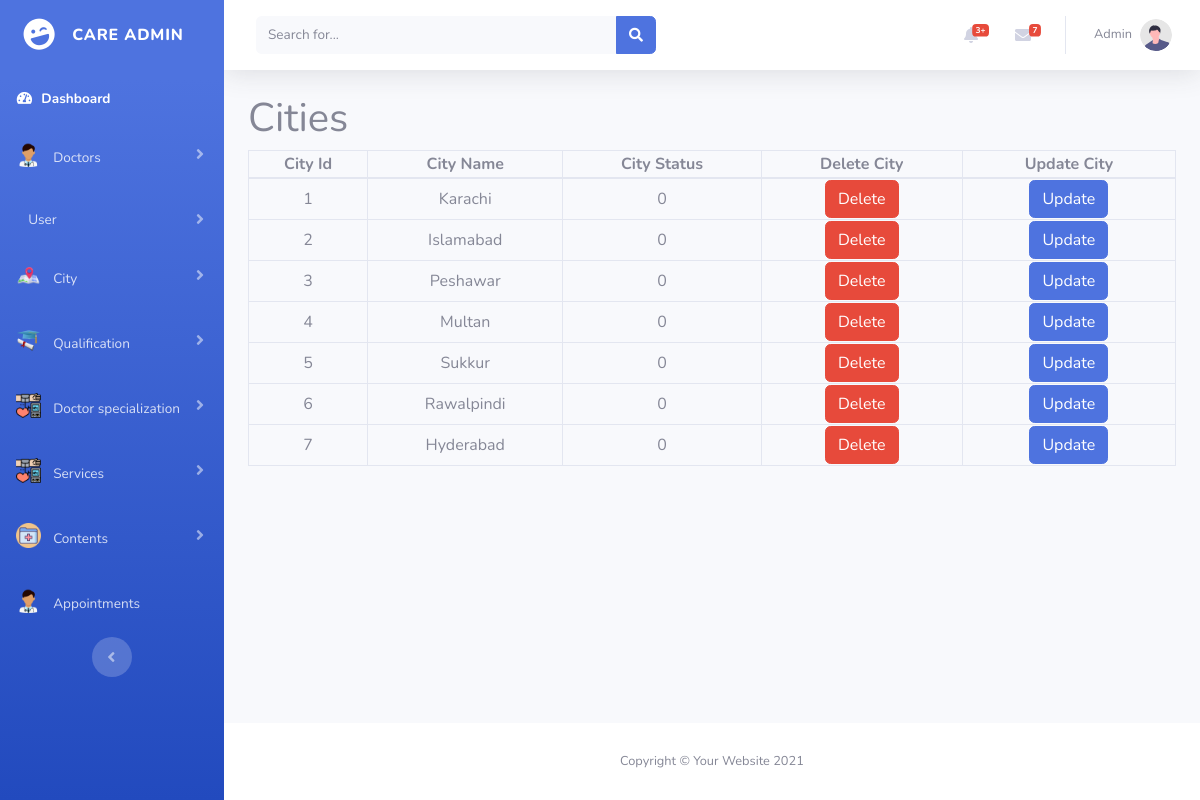
The page /admin/viewcities.php (signed in) on the database as committed earlier.
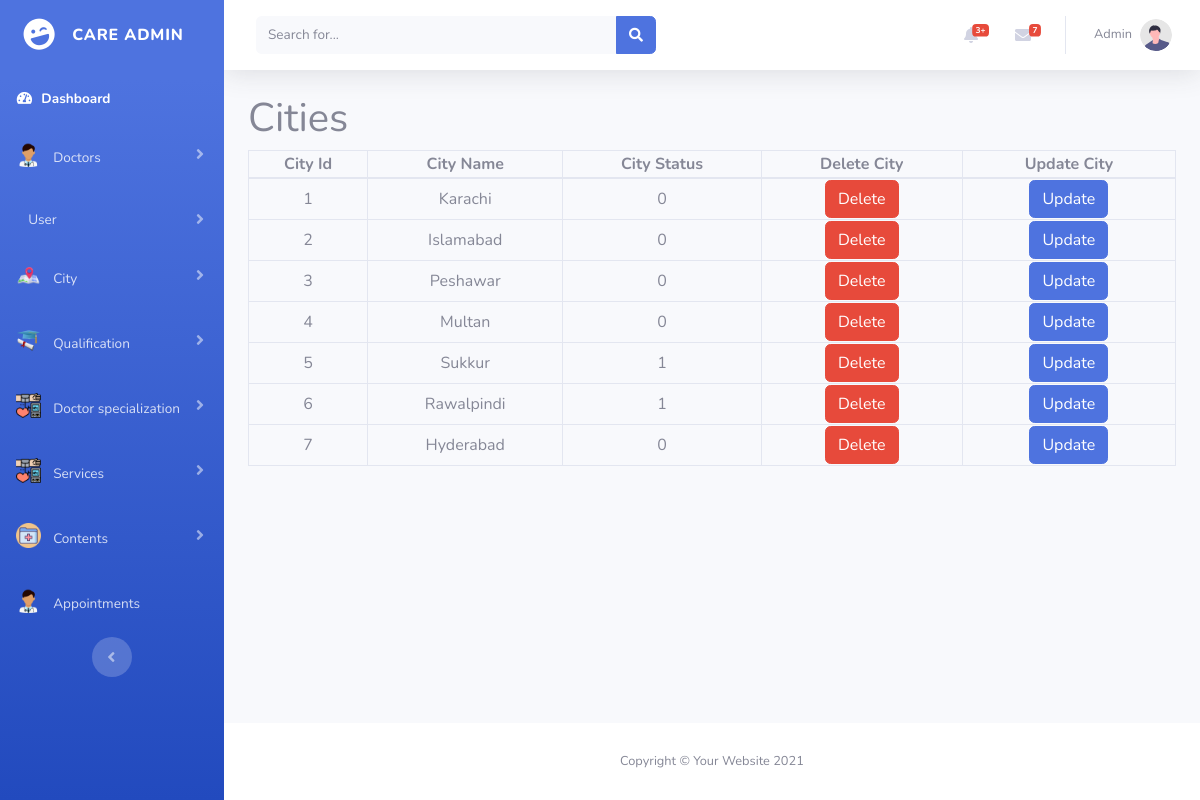
The same page on the database as committed later.
### tables this page shows
CREATE TABLE `city` (
  `city_id` int(11) NOT NULL,
  `city_name` varchar(100) NOT NULL,
  `status` int(11) NOT NULL
);

### admin/viewcities.php (the view, shortened to what this page needs)
<?php
include("connection.php");
$select_city_query = "SELECT * FROM `city`";
$run_select_city_query = mysqli_query($connection, $select_city_query);
?>
<!DOCTYPE html>
<html lang="en">
<head>
    <link href="vendor/fontawesome-free/css/all.min.css" rel="stylesheet" type="text/css">
    <link href="https://cdn.jsdelivr.net/npm/bootstrap@5.0.2/dist/css/bootstrap.min.css" rel="stylesheet"
>
    <link href="css/sb-admin-2.min.css" rel="stylesheet">
</head>
<body id="page-top">
    <div id="wrapper">
        <?php include 'sidebar.php';?>
        <div id="content-wrapper" class="d-flex flex-column">
            <div id="content">
                <?php include 'topbar.php';?>
                <div class="container">
                        <h1>Cities</h1>
                        <table class="table-bordered w-100 text-center">
                            <thead>
                                <th>City Id</th>
                                <th>City Name</th>
                                <th>City Status</th>
                                <th>Delete City</th>
                                <th>Update City</th>
                            </thead>
                            <tbody>
                                <?php while($row = mysqli_fetch_array($run_select_city_query)){?>
                              <tr>
                                        <td><?php echo $row['city_id']; ?></td>
                                        <td><?php echo $row['city_name']; ?></td>
                                        <td><?php echo $row['status']; ?></td>
                                        <td><a href="deletecity.php?id=<?php echo $row['city_id']; ?>" class="btn btn-danger">Delete</a></td>
                                        <td><a href="updatecity.php?id=<?php echo $row['city_id']; ?>" class="btn btn-primary">Update</a></td>
                              </tr>
                                <?php } ?>
                            </tbody>
                        </table>
                </div>
            </div>
            <?php include 'footer.php' ?>
        </div>
    </div>
</body>
</html>

Rows that differ between the two databases and show on the page:
changed city "Sukkur": status "0" → "1"
changed city "Rawalpindi": status "0" → "1"
